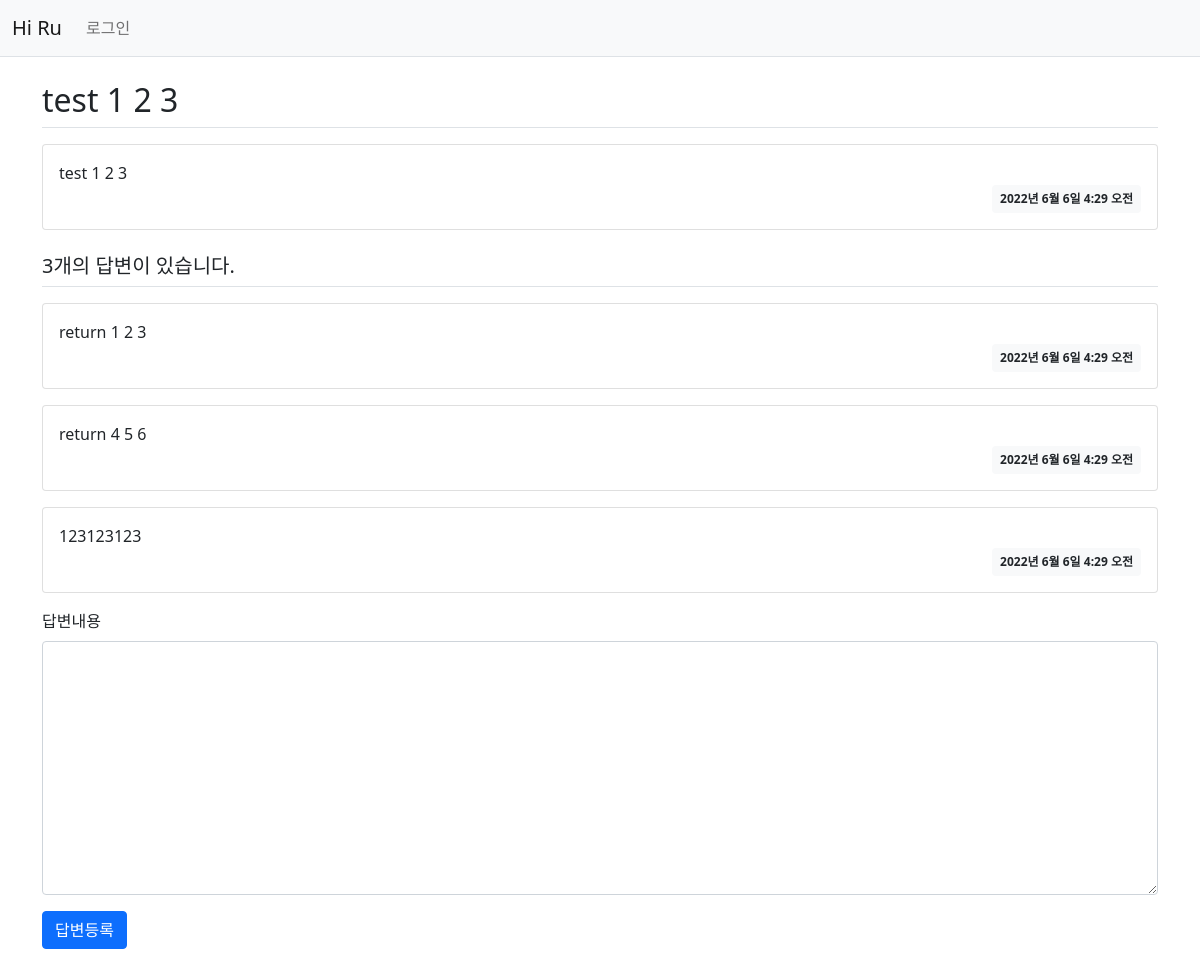
/hiru/8/, run on the app's committed database.
### hiru/models.py (models this page shows, shortened)
class Question(models.Model):
    subject = models.CharField(max_length=200)
    content = models.TextField()
    create_date = models.DateTimeField()

class Answer(models.Model):
    question = models.ForeignKey(Question, on_delete= models.CASCADE)
    content = models.TextField()
    create_date = models.DateTimeField()

### hiru/views.py (the view)
# urls.py: path('<int:question_id>/', views.detail, name='detail'), #question_id int 매핑, 뷰 호출, 별칭 매핑
def detail(request, question_id): ##uri 매핑 규칙에 의해 실행
    question = get_object_or_404(Question, pk=question_id) # 없는 페이지 조회시 404 출력
    context = {'question': question}
    return render(request, 'hiru/question_detail.html', context)

### templates/hiru/question_detail.html (shortened to what this page needs)
{% extends 'base.html' %}
{% block content %}
<div class="container my-3">
    <h2 class="border-bottom py-2">{{ question.subject }}</h2>
    <div class="card my-3">
        <div class="card-body">
            <div class="card-text" style="white-space: pre-line;">{{ question.content }}</div>
            <div class="d-flex justify-content-end">
                <div class="badge bg-light text-dark p-2">
                    {{ question.create_date }}
                </div>
            </div>
        </div>
    </div>
    <h5 class="border-bottom my-3 py-2">{{question.answer_set.count}}개의 답변이 있습니다.</h5>
    {% for answer in question.answer_set.all %}
    <div class="card my-3">
        <div class="card-body">
            <div class="card-text" style="white-space: pre-line;">{{ answer.content }}</div>
            <div class="d-flex justify-content-end">
                <div class="badge bg-light text-dark p-2">
                    {{ answer.create_date }}
                </div>
            </div>
        </div>
    </div>
    {% endfor %}
    <form action="{% url 'hiru:answer_create' question.id %}" method="post" class="my-3">
        <div class="mb-3">
            <label for="content" class="form-label">답변내용</label>
            <textarea name="content" id="content" class="form-control" rows="10"></textarea>
        </div>
        <input type="submit" value="답변등록" class="btn btn-primary">
    </form>
</div>
{% endblock %}

### templates/base.html (shortened to what this page needs)
{% load static %}
<!doctype html>
<html lang="ko">
<head>
    <link rel="stylesheet" type="text/css" href="{% static 'bootstrap.min.css' %}">
    <link rel="stylesheet" type="text/css" href="{% static 'style.css' %}">
</head>
<body>
{% include "navbar.html" %}
{% block content %}
{% endblock %}
</body>
</html>

### templates/navbar.html (shortened to what this page needs)
<nav class="navbar navbar-expand-lg navbar-light bg-light border-bottom">
    <div class="container-fluid">
        <a class="navbar-brand" href="{% url 'hiru:index' %}">Hi Ru</a>
        <div class="collapse navbar-collapse" id="navbarSupportedContent">
            <ul class="navbar-nav me-auto mb-2 mb-lg-0">
                <li class="nav-item">
                    <a class="nav-link" href="#">로그인</a>
                </li>
            </ul>
        </div>
    </div>
</nav>

### data on the page
Question: subject "test 1 2 3", content "test 1 2 3", create_date "2022년 6월 6일 4:29 오전", answer_set.count "3"
Answer: content "return 1 2 3", create_date "2022년 6월 6일 4:29 오전"
Answer: content "return 4 5 6", create_date "2022년 6월 6일 4:29 오전"
Answer: content "123123123", create_date "2022년 6월 6일 4:29 오전"
